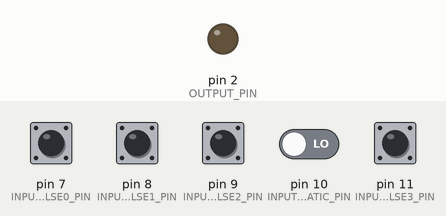
This sketch was run on a simulated Arduino Uno, built with avr-gcc and run on an emulated ATmega328P. On the bench: output pins drawn as LEDs (lit = HIGH). The inputs (shaded band) are chosen by the test bench; at power-on: pin 7 (INPUT_PULSE0_PIN), pin 8 (INPUT_PULSE1_PIN), pin 9 (INPUT_PULSE2_PIN), pin 10 (INPUT_STATIC_PIN), pin 11 (INPUT_PULSE3_PIN) LOW.

Above: at 1.2 s.
1.3 s: pin 10 (INPUT_STATIC_PIN) driven HIGH
At 2.3 s:
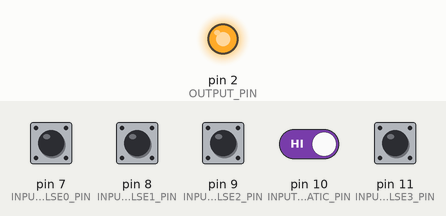
2.8 s: pin 10 (INPUT_STATIC_PIN) driven LOW
At 3.5 s:
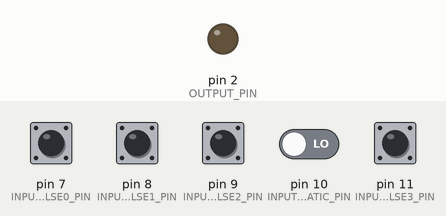
Timing chart, 0 to 5.8 s (numbered marks = the images above; inputs shaded):
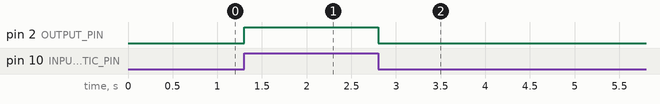

The sketch:

pulseGenerator.ino
```cpp
// output pin
const int OUTPUT_PIN=2;
// input pins
const int INPUT_PULSE0_PIN=7;
const int INPUT_PULSE1_PIN=8;
const int INPUT_PULSE2_PIN=9;
const int INPUT_PULSE3_PIN=11;
const int INPUT_STATIC_PIN=10;

// pulse High duration in microseconds
const long PULSE0_DUR= 5000;
const long PULSE1_DUR = 5000;
const long PULSE2_DUR = 5000;
const long PULSE3_DUR = 1000000;
// pulse frequencies in Hz
const float PULSE0_FREQ = 20.0;
const float PULSE1_FREQ = 10.0;
const float PULSE2_FREQ = 4.0;
const float PULSE3_FREQ = 0.333;

// pulse low/high durations in microseconds
unsigned long lowDurations[4];
unsigned long highDurations[4];

unsigned long previousTime=0;

void setup()
{
  // set pins
  pinMode(OUTPUT_PIN, OUTPUT);
  pinMode(INPUT_PULSE0_PIN, INPUT);
  pinMode(INPUT_PULSE1_PIN, INPUT);
  pinMode(INPUT_PULSE2_PIN, INPUT);
  pinMode(INPUT_STATIC_PIN, INPUT);

  // compute HIGH and LOW durations
  // PULSE0
  double pulsePeriod= 1000.0 * 1000.0/PULSE0_FREQ; // microseconds
  highDurations[0]= (unsigned long) ((PULSE0_DUR >= pulsePeriod)? pulsePeriod/2 : PULSE0_DUR);
  lowDurations[0]= (unsigned long) (pulsePeriod - highDurations[0]);
  // PULSE1
  pulsePeriod= 1000.0 * 1000.0/PULSE1_FREQ;
  highDurations[1]= (unsigned long) ((PULSE1_DUR >= pulsePeriod)? pulsePeriod/2 : PULSE1_DUR);
  lowDurations[1]= (unsigned long) (pulsePeriod - highDurations[1]);
  // PULSE2
  pulsePeriod= 1000.0 * 1000.0/PULSE2_FREQ;
  highDurations[2]= (unsigned long) ((PULSE2_DUR >= pulsePeriod)? pulsePeriod/2 : PULSE2_DUR);
  lowDurations[2]= (unsigned long) (pulsePeriod - highDurations[2]);
  // PULSE3
  pulsePeriod= 1000.0 * 1000.0/PULSE3_FREQ;
  highDurations[3]= (unsigned long) ((PULSE3_DUR >= pulsePeriod)? pulsePeriod/2 : PULSE3_DUR);
  lowDurations[3]= (unsigned long) (pulsePeriod - highDurations[3]);

  // initial status
  digitalWrite(OUTPUT_PIN, LOW);
}

void outputOnePulse(int idx)
{
  // one pulse
  digitalWrite(OUTPUT_PIN, HIGH);
  // wait for highDuration
  previousTime = micros();
  while(!(micros()-previousTime > highDurations[idx])){}
  digitalWrite(OUTPUT_PIN, LOW);
  // wait for lowDuration
  previousTime = micros();
  while(!(micros()-previousTime > lowDurations[idx])){}
}

void loop()
{
  if(digitalRead(INPUT_PULSE0_PIN)==HIGH) outputOnePulse(0); // pulse 0
  else if (digitalRead(INPUT_PULSE1_PIN)==HIGH) outputOnePulse(1); // pulse 1
  else if(digitalRead(INPUT_PULSE2_PIN)==HIGH) outputOnePulse(2); // pulse 2
  else if(digitalRead(INPUT_PULSE3_PIN)==HIGH) outputOnePulse(3); // pulse 3
  else if(digitalRead(INPUT_STATIC_PIN)==HIGH) digitalWrite(OUTPUT_PIN, HIGH); // static
  else digitalWrite(OUTPUT_PIN, LOW); // none
}
```

Measured:
- after the input at 1.3 s, pin 2 (OUTPUT_PIN): LOW → HIGH at once
- after the input at 2.8 s, pin 2 (OUTPUT_PIN): HIGH → LOW at once
